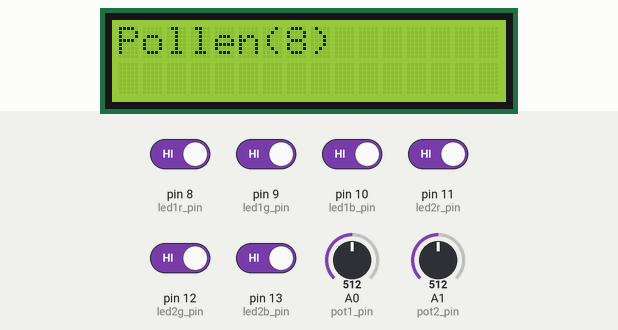
Simulated run of this sketch. Board: Arduino Uno, built with avr-gcc and run on an emulated ATmega328P. Shown: 16×2 character LCD. Inputs (shaded band) come from the test bench; at power-on: pin 8 (led1r_pin), pin 9 (led1g_pin), pin 10 (led1b_pin), pin 11 (led2r_pin), pin 12 (led2g_pin), pin 13 (led2b_pin) HIGH, A0 (pot1_pin) = 512, A1 (pot2_pin) = 512.

Above: at 1.2 s.
1.3 s: pin 8 (led1r_pin) driven LOW
At 2.5 s:
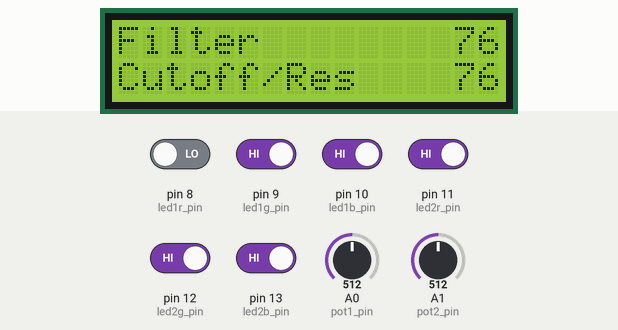
2.8 s: pin 9 (led1g_pin) driven LOW
At 4.0 s:
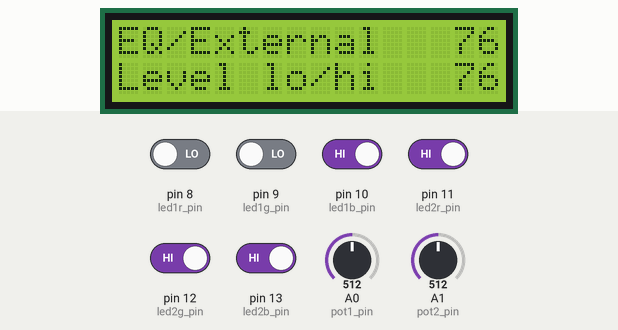
4.3 s: pin 10 (led1b_pin) driven LOW
At 4.9 s:
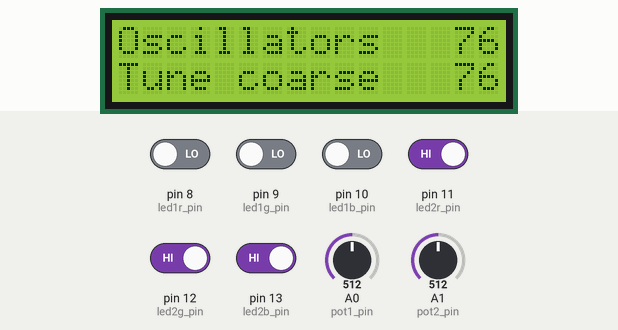
5.8 s: pin 11 (led2r_pin) driven LOW
At 6.5 s:
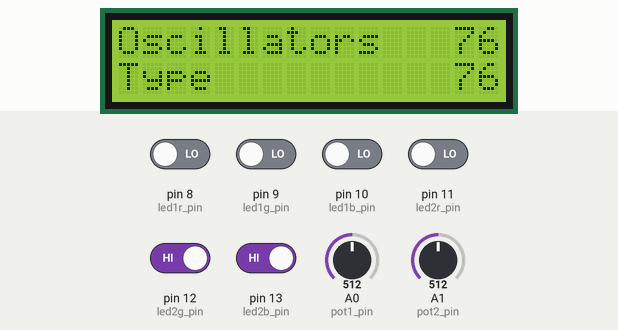
7.3 s: pin 12 (led2g_pin) driven LOW
At 8.1 s:
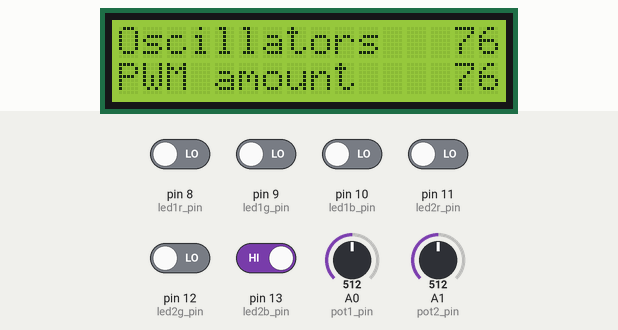
8.8 s: pin 13 (led2b_pin) driven LOW
At 9.7 s:
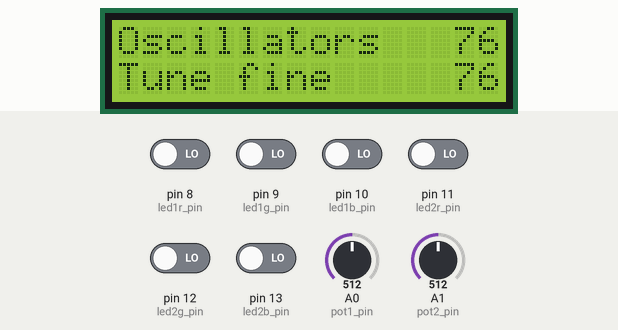
Timing chart, 0 to 11.3 s (numbered marks = the images above; inputs shaded):
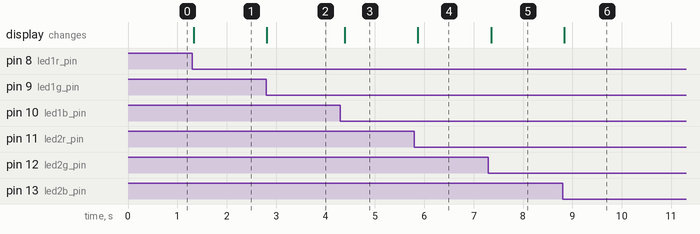

Measured:
- after the input at 1.3 s, the display: changes at once (image 1)
- after the input at 2.8 s, the display: changes at once (image 2)
- after the input at 4.3 s, the display: changes after 0.09 s (image 3)
- after the input at 5.8 s, the display: changes after 0.07 s (image 4)
- after the input at 7.3 s, the display: changes after 0.05 s (image 5)
- after the input at 8.8 s, the display: changes at once (image 6)

The sketch:

DaisyDisplay.ino
```cpp
/*
 * Display for Daisy Pod
 * Translate LED1 & LED2 states to text strings.
 *
 * CPV, 28/09/2020
 */

#include <LiquidCrystal.h>

LiquidCrystal lcd(6,7,5,4,3,2);

uint8_t led1r_pin = 8;
uint8_t led1g_pin = 9;
uint8_t led1b_pin = 10;
uint8_t led2r_pin = 11;
uint8_t led2g_pin = 12;
uint8_t led2b_pin = 13;
uint8_t pot1_pin = A0;
uint8_t pot2_pin = A1;

// PB1 scrolls through this menu.
char *main_menu[] =
{
// 0123456789012345
  "Pollen(8)       ", // 0, off
  "Filter          ", // 1, red
  "Performance     ", // 2, green
  "EQ/External     ", // 3, yellow
  "Effects         ", // 4, blue
  "Modulation      ", // 5, purple
  "Mixer           ", // 6, cyan
  "Oscillators     ", // 7, white
};

// PB2, off
char *no_menu[] =
{
 //0123456789012345
  "                ", // 0, off 0
  "HammondEggsMusic", // 1, red 2
  "                ", // 2, green 5
  "                ", // 3, yellow 7
  "                ", // 4, blue 6
  "Daisy Pod       ", // 5, purple 4
  "on              ", // 6, cyan 3
  "by              ", // 7, white 1
};

// PB2, White
char *oscillator_menu[] =
{
 //0123456789012345
  "Tune coarse     ", // 0, off
  "Type            ", // 1, red
  "Sync/EG depth   ", // 2, green
  "PWM amount      ", // 3, yellow
  "Vibrato min     ", // 4, blue
  "Sub-shape       ", // 5, purple
  "Shape           ", // 6, cyan
  "Tune fine       ", // 7, white
};

// PB2, Red
char *filter_menu[] =
{
 //0123456789012345
  "Cutoff/Res      ", // 0, off
  "- (Model)       ", // 1, red
  "EG SR           ", // 2, green
  "Tracking        ", // 3, yellow
  "- (Mode)        ", // 4, blue
  "EG AD           ", // 5, purple
  "EG/LFO depth    ", // 6, cyan
  "Overdrive       ", // 7, white
};

// PB2, Cyan
char *mixer_menu[] =
{
 //0123456789012345
  "Osc1/2 level    ", // 0, off
  "Ext in level    ", // 1, red
  "EG SR           ", // 2, green
  "-               ", // 3, yellow
  "-               ", // 4, blue
  "EG AD           ", // 5, purple
  "-               ", // 6, cyan
  "Noise           ", // 7, white
};

// PB2, Purple
char *modulation_menu[] =
{
 //0123456789012345
  "LFO1/2 rate     ", // 0, off
  "-               ", // 1, red
  "EG SR pitch     ", // 2, green
  "-               ", // 3, yellow
  "-               ", // 4, blue
  "EG AD pitch     ", // 5, purple
  "-               ", // 6, cyan
  "-               ", // 7, white
};

// PB2, Green
char *performance_menu[] =
{
 //0123456789012345
  "Mode/Port R     ", // 0, off
  "Port T/Bend T   ", // 1, red
  "Arp dwll/rate   ", // 2, green
  "Detune          ", // 3, yellow
  "Bend range      ", // 4, blue
  "Arp mode/rate   ", // 5, purple
  "Modwheel        ", // 6, cyan
  "Port R/Unispr   ", // 7, white
};

// PB2, Blue
char *effects_menu[] =
{
 //0123456789012345
  "FX type         ", // 0, off
  "Delay/Rev       ", // 1, red
  "-               ", // 2, green
  "Rev DW/FB       ", // 3, yellow
  "Dry/Wet         ", // 4, blue
  "-               ", // 5, purple
  "Delay rate/FB   ", // 6, cyan
  "FX rate/depth   ", // 7, white
};

// PB2, Yellow
char *eq_misc_menu[] =
{
 //0123456789012345
  "Level lo/hi     ", // 0, off
  "Freq lo/hi      ", // 1, red
  "-               ", // 2, green
  "-               ", // 3, yellow
  "-               ", // 4, blue
  "Click level     ", // 5, purple
  "Ext in/Rout     ", // 6, cyan
  "Level mid/En    ", // 7, white
};

char **led2_menus[] =
{
  no_menu, // off
  filter_menu, // red
  performance_menu, // green
  eq_misc_menu, // yellow
  effects_menu, // blue
  modulation_menu, // purple
  mixer_menu, // cyan
  oscillator_menu, // white
};

char *string_table[] =
{
 //0123456789012345
  "off             ", // 0
  "red             ", // 1
  "green           ", // 2
  "yellow          ", // 3
  "blue            ", // 4
  "purple          ", // 5
  "cyan            ", // 6
  "white           ", // 7
};

void setup(void)
{
  lcd.begin(16,2);
  lcd.print("- DaisyDisplay -");
  pinMode(led1r_pin,INPUT);
  pinMode(led1g_pin,INPUT);
  pinMode(led1b_pin,INPUT);
  pinMode(led2r_pin,INPUT);
  pinMode(led2g_pin,INPUT);
  pinMode(led2b_pin,INPUT);
}

void loop(void)
{
  uint8_t led1 = 0;
  uint8_t led2 = 0;
  // 0 to 99%.
  int pot1 = 152.0*(float)analogRead(pot1_pin)/1024.0; // 3V3 to 5V
  int pot2 = 152.0*(float)analogRead(pot2_pin)/1024.0; // 3V3 to 5V
  if (digitalRead(led1r_pin)==0) led1 |= 0x01;
  if (digitalRead(led1g_pin)==0) led1 |= 0x02;
  if (digitalRead(led1b_pin)==0) led1 |= 0x04;
  if (digitalRead(led2r_pin)==0) led2 |= 0x01;
  if (digitalRead(led2g_pin)==0) led2 |= 0x02;
  if (digitalRead(led2b_pin)==0) led2 |= 0x04;
  lcd.setCursor(0,0);
  lcd.print(main_menu[led1]);
  lcd.setCursor(0,1);
  lcd.print(led2_menus[led1][led2]);
  if (led1!=0)
  {
    lcd.setCursor(14,0);
    lcd.print(pot1);
    lcd.setCursor(14,1);
    lcd.print(pot2);
  }
  delay(100);
}
```
